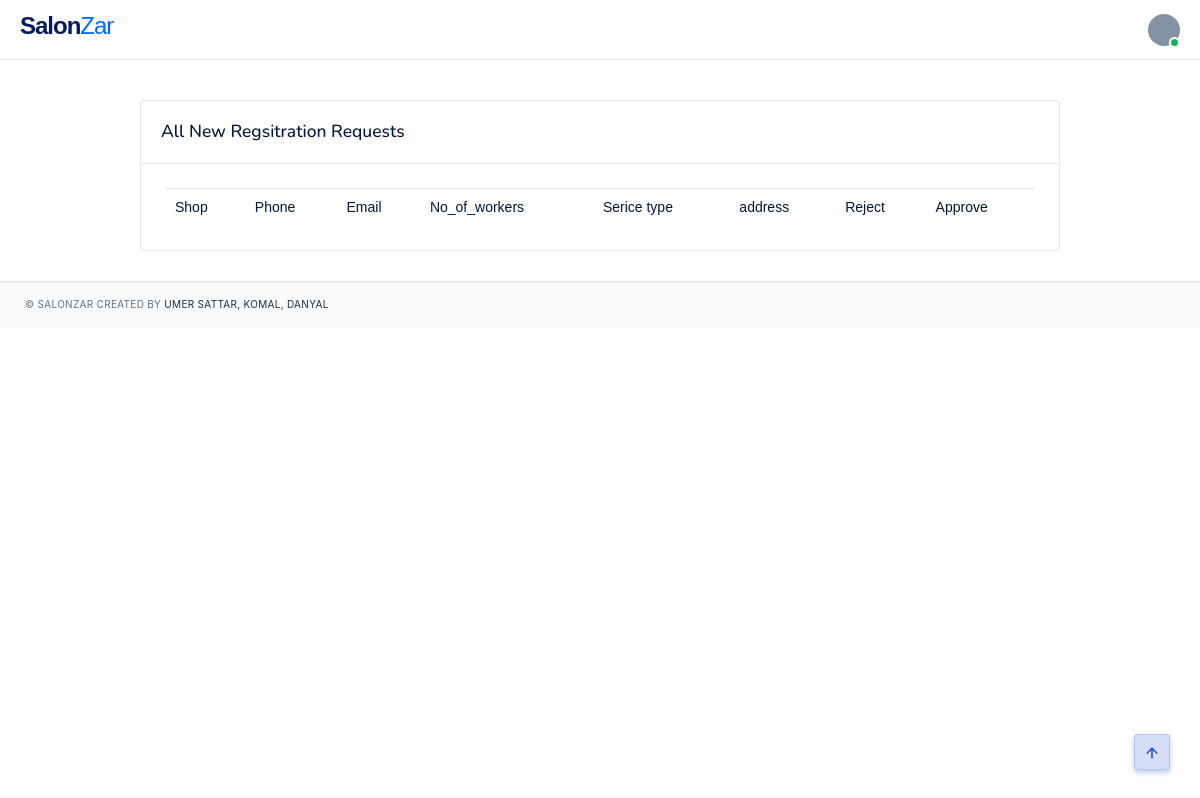
/controller_home/ (signed in), run on an earlier commit of the app's database.
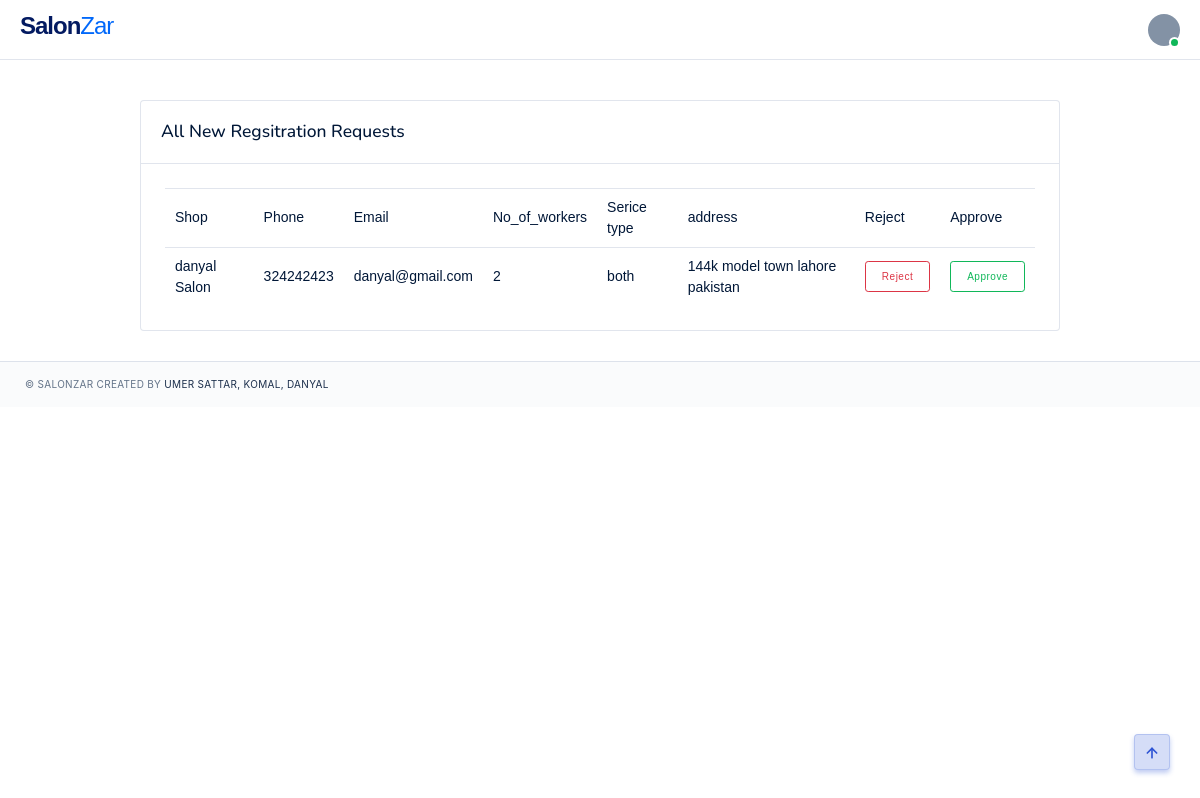
And on a later commit of the database.
### salons/models.py (models this page shows, shortened)
class Salon(models.Model):
    HOME = 'home service'
    SHOP = 'shop'
    BOTH = 'both'
    PENDING ='pending'
    APPROVED = 'approved'
    service_category =[
        (HOME,'Home Service'),
        (SHOP,'Shop'),
        (BOTH,'Both')
    ]
    status_choices =[
        (PENDING,'Pending'),
        (APPROVED,'Approved')
    ]
    user = models.OneToOneField(User,null=True,on_delete=models.CASCADE)
    shop_name = models.CharField(max_length=200,null=True)
    phone = models.CharField(max_length=200, null=True)
    email = models.CharField(max_length=200, null=True)
    no_of_workers = models.IntegerField(null=True)
    serivice_type = models.CharField(max_length=100,null=True,choices=service_category)
    address = models.CharField(null=True,max_length=100,blank=True)
    status = models.CharField(max_length=100,null=True,choices=status_choices)
    thumbnail = models.ImageField(upload_to='SalonImages/',null=True,blank=True)

### salons/decorators.py (the view)
		def wrapper_func(request,*args,**kwargs):
			group = None
			if request.user.groups.exists():
				group = request.user.groups.all()[0].name
			if group in allowed_roles:
				return view_func(request,*args,**kwargs)
			else:
				return HttpResponse('You are not allowed to view this page')

### salons/templatetags/user_tags.py (called while the page is built)
@register.filter(name='has_group')
def has_group(user, group_name):
    return user.groups.filter(name=group_name).exists()

### salons/views.py (called while the page is built)
@login_required(login_url=login_page)
@allowed_users(allowed_roles=['admin'])
def admin_home(request):
    all_requests = Salon.objects.filter(status='pending')
    context={'all_requests':all_requests}
    return render(request,'pages/admin_panel.html',context)

### salons/templates/pages/admin_panel.html (shortened to what this page needs)
{% extends 'pages/base.html' %} {% block content %}
<div class="container col-lg-10">
  <div class="row row-xs">
    <div class="col-lg-12 col-xl-12 mg-t-10">
      <div class="card">
        <div
          class="card-header pd-y-20 d-md-flex align-items-center justify-content-between"
        >
          <h5 class="mg-b-0">All New Regsitration Requests</h5>
        </div>
        <div class="card-body">
          <div class="table-responsive">
            <table class="table mg-b-0">
              <thead>
                <tr>
                  <th>Shop</th>
                  <th>Phone</th>
                  <th>Email</th>
                  <th>No_of_workers</th>
                  <th>Serice type</th>
                  <th>address</th>
                  <th>Reject</th>
                  <th>Approve</th>
                </tr>
              </thead>
              <tbody>
                {% for r in all_requests %}
                <tr>
                  <td class="tx-14">{{r.shop_name}}</td>
                  <td class="tx-14">{{r.phone}}</td>
                  <td class="tx-14">{{r.email}}</td>
                  <td class="tx-14">{{r.no_of_workers}}</td>
                  <td class="tx-14">{{r.serivice_type}}</td>
                  <td class="tx-14">{{r.address}}</td>
                  <td>
                    <a href="" class="btn btn-outline-danger btn-sm">Reject</a>
                  </td>
                  <td>
                    <a
                      href="{% url 'approve_salon' r.id %}"
                      class="btn btn-outline-success btn-sm"
                      >Approve</a
                    >
                  </td>
                </tr>
                {% endfor %}
              </tbody>
            </table>
          </div>
        </div>
      </div>
    </div>
  </div>
</div>
{% endblock %}

What changed in the data, as far as the page shows it:
added Salon: shop_name "danyal Salon", phone "324242423", email "danyal@gmail.com", no_of_workers "2", serivice_type "both", address "144k model town lahore pakistan"
